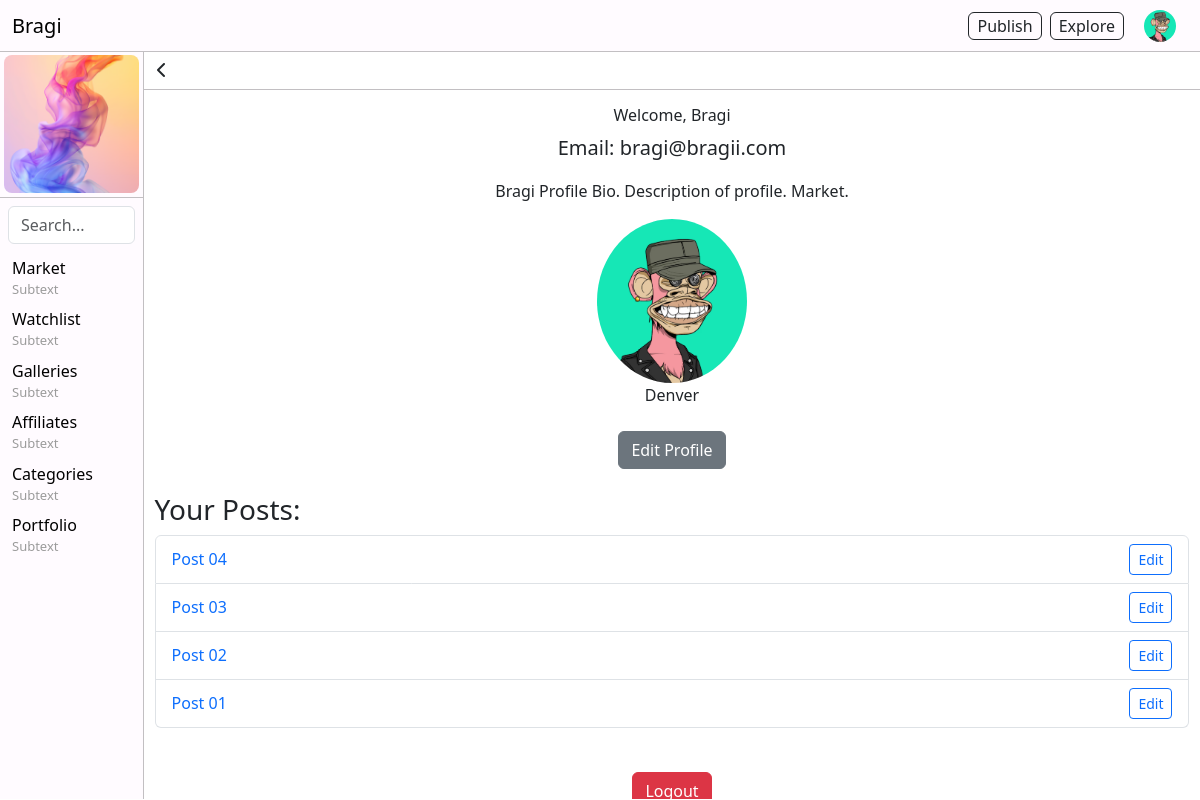
Page /users/profile/ (signed in) on the earlier database version.
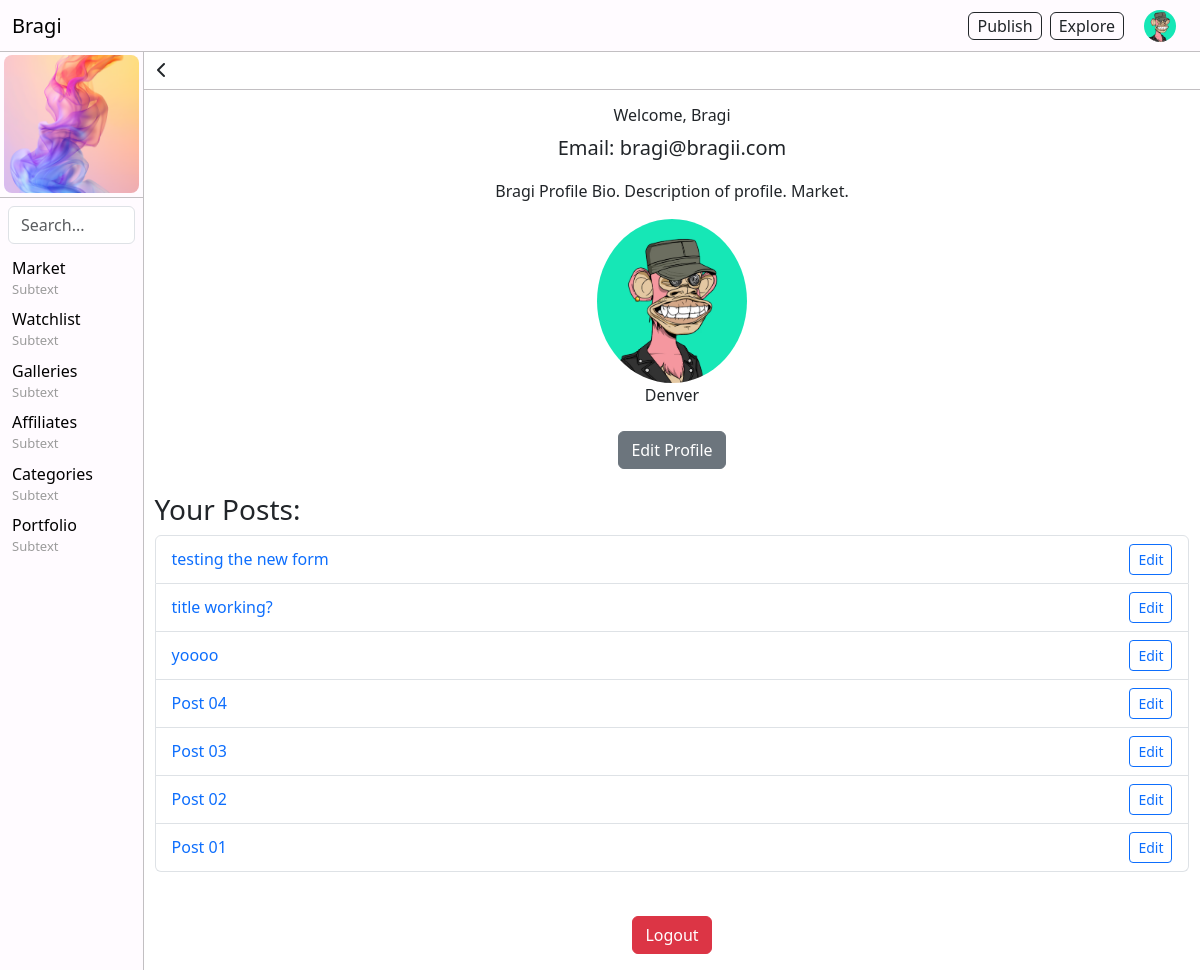
Same page on the later database version.
### toolbar/models.py (models this page shows, shortened)
class ToolbarItem(models.Model):
    name = models.CharField(max_length=100)
    subtext = models.CharField(max_length=100, blank=True, null=True)  # Optional field
    url = models.CharField(max_length=200, blank=True, null=True)
    order = models.IntegerField(default=0)
    visible = models.BooleanField(default=True)
    parent = models.ForeignKey('self', blank=True, null=True, related_name='children', on_delete=models.CASCADE)  # Self-referencing ForeignKey for submenus
    class Meta:
        ordering = ['order']

### posts/models.py (models this page shows, shortened)
class Post(models.Model):
    title = models.CharField(max_length=255)
    content = models.TextField()
    created_at = models.DateTimeField(auto_now_add=True)
    updated_at = models.DateTimeField(auto_now=True)
    author = models.ForeignKey(User, on_delete=models.CASCADE, related_name='posts', default=1)  # Adding an author field
    image = models.ImageField(upload_to='posts/images/', null=True, blank=True)  # Field for image upload (optional)
    file = models.FileField(upload_to='posts/files/', null=True, blank=True)  # Field for file upload (optional)
    category = models.ForeignKey(Category, on_delete=models.SET_NULL, null=True, related_name='posts')
    tags = models.ManyToManyField(Tag, related_name='posts', blank=True)

### users/views.py (the view)
# urls.py: path('profile/', views.profile_view, name='profile'),  # Custom profile view (you need to define this view)
@login_required
def profile_view(request):
    user_profile, created = UserProfile.objects.get_or_create(user=request.user)
    user_posts = Post.objects.filter(author=request.user).order_by('-created_at')
    return render(request, 'users/profile.html', {
        'user': request.user,
        'user_profile': user_profile,  # Make sure to pass user_profile to the template
        'user_posts': user_posts,
    })

### toolbar/context_processors.py (called while the page is built)
def toolbar_items(request):
    return {
        'toolbar_items': ToolbarItem.objects.filter(visible=True),
        'toolbar': Toolbar.objects.filter(visible=True).first(),  # Get the first (or only) visible toolbar
    }

### users/templates/users/profile.html (shortened to what this page needs)
{% extends "base.html" %}
{% block content %}
<div class="">
    <div class="text-left" style="position: sticky; top: 0; margin: 0; padding: 0; background-color: #ffffff; border-bottom: 1px solid var(--navbar-border-color); ">
        <a href="{% url 'post_list' %}" class="btn"><i class="fa-solid fa-chevron-left"></i></a>
    </div>
    <div class="" style="padding: 16px 1%;">
        <div class="text-center mb-4">
            <h6>Welcome, {{ user.username }}</h6>
            <p class="lead">Email: {{ user.email }}</p>
            {% if user_profile %}
                {% if user_profile.bio %}
                    <p>{{ user_profile.bio }}</p>
                {% endif %}
                {% if user_profile.profile_picture %}
                    <img src="{{ user_profile.profile_picture.url }}" alt="{{ user.username }}'s Profile Picture" class="img-fluid rounded-circle" width="150">
                {% endif %}
                {% if user_profile.location %}
                    <p>{{ user_profile.location }}</p>
                {% endif %}
            {% else %}
                <p>No profile information available.</p>
            {% endif %}
        </div>
        <div class="text-center mb-4">
            <a href="{% url 'profile_edit' %}" class="btn btn-secondary">Edit Profile</a>
        </div>
        <h3>Your Posts:</h3>
        <ul class="list-group mb-4">
            {% for post in user_posts %}
            <li class="list-group-item d-flex justify-content-between align-items-center">
                <a href="{% url 'post_detail' pk=post.pk %}" class="text-decoration-none">
                    {{ post.title }}
                </a>
                <a href="{% url 'post_edit' pk=post.pk %}" class="btn btn-outline-primary btn-sm">Edit</a>
            </li>
            {% empty %}
            <p class="text-center">You haven't created any posts yet.</p>
            {% endfor %}
        </ul>
        <div class="text-center">
            <form method="POST" action="{% url 'logout' %}">
                <button type="submit" class="btn btn-danger">Logout</button>
            </form>
        </div>
    </div>
</div>
{% endblock %}

### templates/base.html (shortened to what this page needs)
{% load static %}
<!DOCTYPE html>
<html lang="en">
<head>
    <link href="https://cdn.jsdelivr.net/npm/bootstrap@5.3.0-alpha1/dist/css/bootstrap.min.css" rel="stylesheet">
    <link rel="stylesheet" href="https://cdnjs.cloudflare.com/ajax/libs/font-awesome/6.0.0-beta3/css/all.min.css">
    <link rel="stylesheet" href="{% static 'css/styles.css' %}">
</head>
    <body>
        {% if user.is_authenticated %}
        <header>
            <nav class="navbar fixed-top">
                <div class="container-fluid d-flex">
                    <a class="navbar-brand" href="/">Bragi</a>
                    <div class="d-flex align-items-center">
                        <ul class="navbar-nav d-flex flex-row">
                            <li class="nav-item">
                                <a href="{% url 'post_create' %}" class="btn btn-outline-dark" style="margin: 0; padding: 1px 8px;">Publish</a>
                            </li>
                            <li class="nav-item">
                                <a href="/" class="btn btn-outline-dark" style="margin: 0; padding: 1px 8px;">Explore</a>
                            </li>
                        </ul>
                        <ul class="navbar-nav">
                            <li class="nav-item dropdown">
                                <a href="#" class="nav-link" id="profileDropdown" role="button" aria-expanded="false">
                                    {% if request.user.is_authenticated and request.user.userprofile.profile_picture %}
                                    <img src="{{ request.user.userprofile.profile_picture.url }}" alt="Profile Picture" class="rounded-circle" style="width: 32px; height: 32px; object-fit: cover;">
                                    {% endif %}
                                </a>
                            </li>
                        </ul>
                    </div>
                </div>
            </nav>
        </header>
        {% endif %}
        <div class="content-wrapper">
            {% if user.is_authenticated %}
            <div class="navbar-verticle-left">
                {% if toolbar %}
                    {% if toolbar.image %}
                    <a href="{{ toolbar.url }}" target="_blank">
                        <img src="{{ toolbar.image.url }}" alt="{{ toolbar.alt_text }}" class="p-1" style="width: 100%; height: auto; object-fit: cover; border-radius: 12px;">
                    </a>
                    {% endif %}
                {% endif %}
                <form class="search-form" method="get" action="{% url 'post_list' %}">
                    <input class="form-control" type="search" name="q" placeholder="Search..." aria-label="Search" value="{{ query|default:'' }}">
                </form>
                <ul class="list-unstyled">
                    {% for item in toolbar_items %}
                        {% if not item.parent %}
                            <li class="has-submenu">
                                <a href="{{ item.url }}" class="text-decoration-none">
                                    {{ item.name }}
                                    <p>{{ item.subtext }}</p>
                                </a>
                            </li>
                        {% endif %}
                    {% endfor %}
                </ul>
            </div>
            {% endif %}
            <div class="main">
                {% block content %}{% endblock %}
            </div>
        </div>
    </body>
</html>

Differences in the rows shown:
added Post: title "testing the new form"
added Post: title "title working?"
added Post: title "yoooo"
